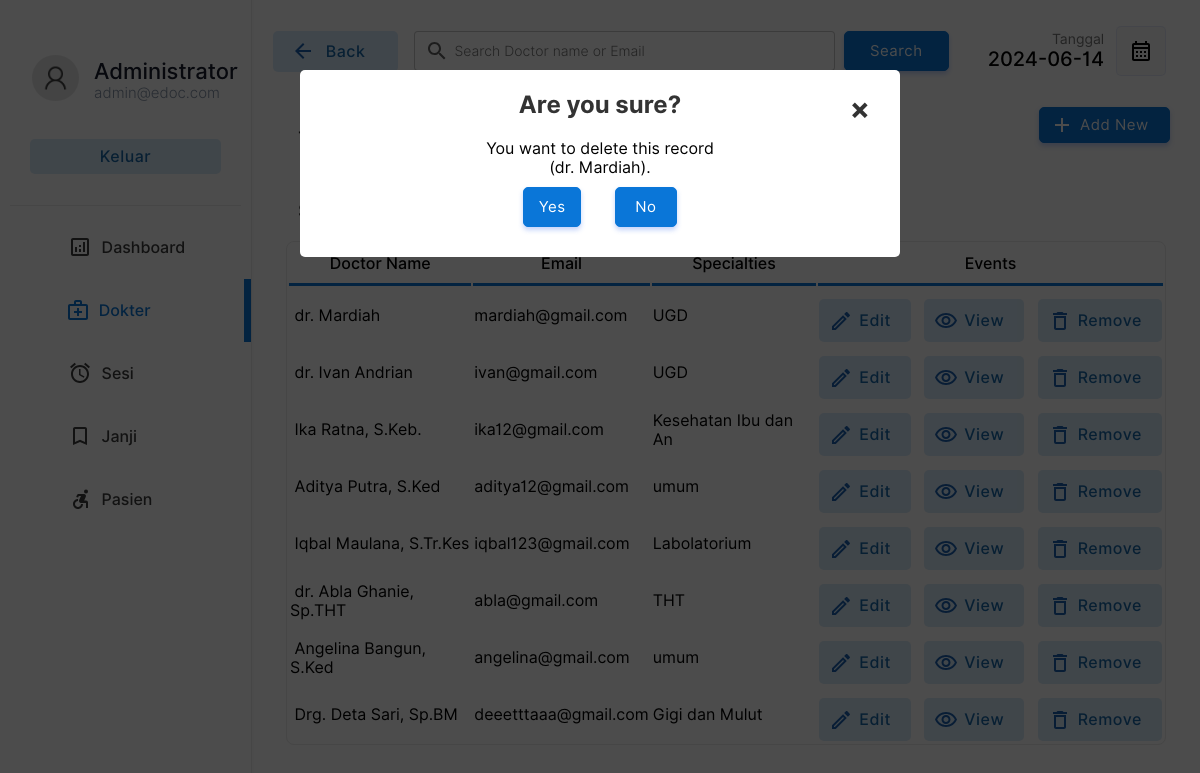
Page /doctor/doctors.php?action=drop&id=9&name=dr. Mardiah (signed in) on the committed database.
### tables this page shows
CREATE TABLE `doctor` (
  `docid` int(11) NOT NULL,
  `docemail` varchar(255) DEFAULT NULL,
  `docname` varchar(255) DEFAULT NULL,
  `docpassword` varchar(255) DEFAULT NULL,
  `docnic` varchar(15) DEFAULT NULL,
  `doctel` varchar(15) DEFAULT NULL,
  `specialties` int(2) DEFAULT NULL
);

CREATE TABLE `specialties` (
  `id` int(2) NOT NULL,
  `sname` varchar(50) DEFAULT NULL
);

### doctor/doctors.php (the view, shortened to what the rows shown need)
<!DOCTYPE html>
<html lang="en">
<head>
    <link rel="stylesheet" href="../css/animations.css">
    <link rel="stylesheet" href="../css/main.css">
    <link rel="stylesheet" href="../css/admin.css">
</head>
<body>
    <?php
    include("../connection.php");
    ?>
        <div class="dash-body">
            <table border="0" width="100%" style=" border-spacing: 0;margin:0;padding:0;margin-top:25px; ">
                <?php
                    if($_POST){
                        $keyword=$_POST["search"];
                        $sqlmain= "select * from doctor where docemail='$keyword' or docname='$keyword' or docname like '$keyword%' or docname like '%$keyword' or docname like '%$keyword%'";
                    }else{
                        $sqlmain= "select * from doctor order by docid desc";
                    }
                ?>
                <tr>
                   <td colspan="4">
                       <center>
                        <div class="abc scroll">
                        <table width="93%" class="sub-table scrolldown" border="0">
                        <thead>
                        <tr>
                                <th class="table-headin">
                                Doctor Name
                                </th>
                                <th class="table-headin">
                                    Email
                                </th>
                                <th class="table-headin">
                                    Specialties
                                </th>
                                <th class="table-headin">
                                    Events
                                </tr>
                        </thead>
                        <tbody>
                            <?php
                                $result= $database->query($sqlmain);
                                if($result->num_rows==0){
                                    echo '<tr>
                                    <td colspan="4">
                                    <br><br><br><br>
                                    <center>
                                    <img src="../img/notfound.svg" width="25%">
                                    <br>
                                    <p class="heading-main12" style="margin-left: 45px;font-size:20px;color:rgb(49, 49, 49)">Tidak ada hasil yang sesuai dengan kata kunci Anda!</p>
                                    <a class="non-style-link" href="doctors.php"><button  class="login-btn btn-primary-soft btn"  style="display: flex;justify-content: center;align-items: center;margin-left:20px;">&nbsp; Lihat semua Dokter &nbsp;</font></button>
                                    </a>
                                    </center>
                                    <br><br><br><br>
                                    </td>
                                    </tr>';
                                }
                                else{
                                for ( $x=0; $x<$result->num_rows;$x++){
                                    $row=$result->fetch_assoc();
                                    $docid=$row["docid"];
                                    $name=$row["docname"];
                                    $email=$row["docemail"];
                                    $spe=$row["specialties"];
                                    $spcil_res= $database->query("select sname from specialties where id='$spe'");
                                    $spcil_array= $spcil_res->fetch_assoc();
                                    $spcil_name=$spcil_array["sname"];
                                    echo '<tr>
                                        <td> &nbsp;'.
                                        substr($name,0,30)
                                        .'</td>
                                        <td>
                                        '.substr($email,0,20).'
                                        </td>
                                        <td>
                                            '.substr($spcil_name,0,20).'
                                        </td>
                                        <td>
                                        <div style="display:flex;justify-content: center;">
                                        <a href="?action=edit&id='.$docid.'&error=0" class="non-style-link"><button  class="btn-primary-soft btn button-icon btn-edit"  style="padding-left: 40px;padding-top: 12px;padding-bottom: 12px;margin-top: 10px;"><font class="tn-in-text">Edit</font></button></a>
                                        &nbsp;&nbsp;&nbsp;
                                        <a href="?action=view&id='.$docid.'" class="non-style-link"><button  class="btn-primary-soft btn button-icon btn-view"  style="padding-left: 40px;padding-top: 12px;padding-bottom: 12px;margin-top: 10px;"><font class="tn-in-text">View</font></button></a>
                                       &nbsp;&nbsp;&nbsp;
                                       <a href="?action=drop&id='.$docid.'&name='.$name.'" class="non-style-link"><button  class="btn-primary-soft btn button-icon btn-delete"  style="padding-left: 40px;padding-top: 12px;padding-bottom: 12px;margin-top: 10px;"><font class="tn-in-text">Remove</font></button></a>
                                        </div>
                                        </td>
                                    </tr>';
                                }
                            }
                            ?>
                            </tbody>
                        </table>
                        </div>
                        </center>
                   </td>
                </tr>
            </table>
        </div>
    <?php
    if($_GET){
        $id=$_GET["id"];
        $action=$_GET["action"];
        if($action=='drop'){
            $nameget=$_GET["name"];
            echo '
            <div id="popup1" class="overlay">
                    <div class="popup">
                    <center>
                        <h2>Are you sure?</h2>
                        <a class="close" href="doctors.php">&times;</a>
                        <div class="content">
                            You want to delete this record<br>('.substr($nameget,0,40).').
                        </div>
                        <div style="display: flex;justify-content: center;">
                        <a href="delete-doctor.php?id='.$id.'" class="non-style-link"><button  class="btn-primary btn"  style="display: flex;justify-content: center;align-items: center;margin:10px;padding:10px;"<font class="tn-in-text">&nbsp;Yes&nbsp;</font></button></a>&nbsp;&nbsp;&nbsp;
                        <a href="doctors.php" class="non-style-link"><button  class="btn-primary btn"  style="display: flex;justify-content: center;align-items: center;margin:10px;padding:10px;"><font class="tn-in-text">&nbsp;&nbsp;No&nbsp;&nbsp;</font></button></a>
                        </div>
                    </center>
            </div>
            </div>
            ';
        }elseif($action=='edit'){
            $sqlmain= "select * from doctor where docid='$id'";
            $result= $database->query($sqlmain);
            $row=$result->fetch_assoc();
            $name=$row["docname"];
            $email=$row["docemail"];
            $spe=$row["specialties"];
            $spcil_res= $database->query("select sname from specialties where id='$spe'");
            $spcil_array= $spcil_res->fetch_assoc();
            $spcil_name=$spcil_array["sname"];
            $tele=$row['doctel'];
            $error_1=$_GET["error"];
                $errorlist= array(
                    '1'=>'<label for="promter" class="form-label" style="color:rgb(255, 62, 62);text-align:center;">Already have an account for this Email address.</label>',
                    '2'=>'<label for="promter" class="form-label" style="color:rgb(255, 62, 62);text-align:center;">Password Conformation Error! Reconform Password</label>',
                    '3'=>'<label for="promter" class="form-label" style="color:rgb(255, 62, 62);text-align:center;"></label>',
                    '4'=>"",
                    '0'=>'',
                );
            if($error_1!='4'){
                    echo '
                    <div id="popup1" class="overlay">
                            <div class="popup">
                            <center>
                                <a class="close" href="doctors.php">&times;</a>
                                <div style="display: flex;justify-content: center;">
                                <div class="abc">
                                <table width="80%" class="sub-table scrolldown add-doc-form-container" border="0">
                                <tr>
                                        <td class="label-td" colspan="2">'.
                                            $errorlist[$error_1]
                                        .'</td>
                                    </tr>
                                    <tr>
                                        <td>
                                            <p style="padding: 0;margin: 0;text-align: left;font-size: 25px;font-weight: 500;">Edit Doctor Details.</p>
                                        Doctor ID : '.$id.' (Auto Generated)<br><br>
                                        </td>
                                    </tr>
                                    <tr>
                                        <td class="label-td" colspan="2">
                                            <form action="edit-doc.php" method="POST" class="add-new-form">
                                            <label for="Email" class="form-label">Email: </label>
                                            <input type="hidden" value="'.$id.'" name="id00">
                                        </td>
                                    </tr>
                                    <tr>
                                        <td class="label-td" colspan="2">
                                        <input type="email" name="email" class="input-text" placeholder="Email Address" value="'.$email.'" required><br>
                                        </td>
                                    </tr>
                                    <tr>
                                        <td class="label-td" colspan="2">
                                            <label for="name" class="form-label">Name: </label>
                                        </td>
                                    </tr>
                                    <tr>
                                        <td class="label-td" colspan="2">
                                            <input type="text" name="name" class="input-text" placeholder="Nama Dokter" value="'.$name.'" required><br>
                                        </td>
                                    </tr>
                                    <tr>
                                        <td class="label-td" colspan="2">
                                            <label for="Tele" class="form-label">Telephone: </label>
                                        </td>
                                    </tr>
                                    <tr>
                                        <td class="label-td" colspan="2">
                                            <input type="tel" name="Tele" class="input-text" placeholder="Nomor Telpon" value="'.$tele.'" required><br>
                                        </td>
                                    </tr>
                                    <tr>
                                        <td class="label-td" colspan="2">
                                            <label for="spec" class="form-label">Pilih spesialis: (Current'.$spcil_name.')</label>
                                        </td>
                                    </tr>
                                    <tr>
                                        <td class="label-td" colspan="2">
                                            <select name="spec" id="" class="box">';
                                                $list11 = $database->query("select  * from  specialties;");
                                                for ($y=0;$y<$list11->num_rows;$y++){
                                                    $row00=$list11->fetch_assoc();
                                                    $sn=$row00["sname"];
                                                    $id00=$row00["id"];
                                                    echo "<option value=".$id00.">$sn</option><br/>";
                                                };
                                echo     '       </select><br><br>
                                        </td>
                                    </tr>
                                    <tr>
                                        <td class="label-td" colspan="2">
                                            <label for="password" class="form-label">Password: </label>
                                        </td>
                                    </tr>
                                    <tr>
                                        <td class="label-td" colspan="2">
                                            <input type="password" name="password" class="input-text" placeholder="Defind a Password" required><br>
                                        </td>
                                    </tr><tr>
                                        <td class="label-td" colspan="2">
                                            <label for="cpassword" class="form-label">Conform Password: </label>
                                        </td>
                                    </tr>
                                    <tr>
                                        <td class="label-td" colspan="2">
                                            <input type="password" name="cpassword" class="input-text" placeholder="Conform Password" required><br>
                                        </td>
                                    </tr>
                                    <tr>
                                        <td colspan="2">
                                            <input type="reset" value="Reset" class="login-btn btn-primary-soft btn" >&nbsp;&nbsp;&nbsp;&nbsp;&nbsp;
                                            <input type="submit" value="Save" class="login-btn btn-primary btn">
                                        </td>
                                    </tr>
                                    </form>
                                    </tr>
                                </table>
                                </div>
                                </div>
                            </center>
                            <br><br>
                    </div>
                    </div>
                    ';
        }; };
    };
?>
</body>
</html>

### rows in the picture
doctor: docname "dr. Mardiah", docemail "mardiah@gmail.com", specialties.sname "UGD"
doctor: docname "dr. Ivan Andrian", docemail "ivan@gmail.com", specialties.sname "UGD"
doctor: docname "Ika Ratna, S.Keb.", docemail "ika12@gmail.com", specialties.sname "Kesehatan Ibu dan An"
doctor: docname "Aditya Putra, S.Ked", docemail "aditya12@gmail.com", specialties.sname "umum"
doctor: docname "Iqbal Maulana, S.Tr.Kes", docemail "iqbal123@gmail.com", specialties.sname "Labolatorium"
doctor: docname "dr. Abla Ghanie, Sp.THT", docemail "abla@gmail.com", specialties.sname "THT"
doctor: docname "Angelina Bangun, S.Ked", docemail "angelina@gmail.com", specialties.sname "umum"
doctor: docname "Drg. Deta Sari, Sp.BM", docemail "deeetttaaa@gmail.com", specialties.sname "Gigi dan Mulut"

### other values in the picture
substr($nameget,0,40) "dr. Mardiah"
